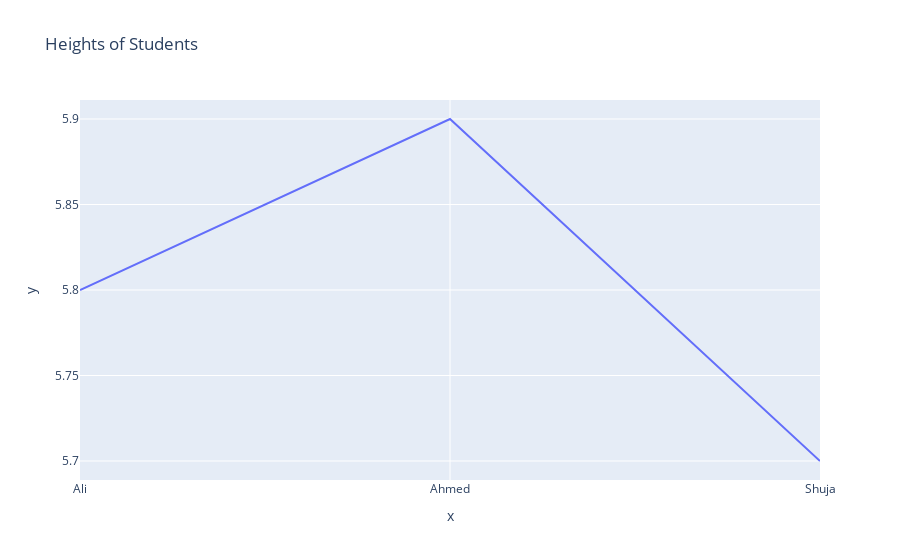

Here is the notebook cell this chart was saved with:
### Code cell
# sample data points
names= ['Ali','Ahmed','Shuja']
heights=[5.8,5.9,5.7]

# create a line chart plot

fig = px.line(x=names, y=heights, title='Heights of Students')

fig.show()
# save the plot in png
fig.write_image('./outputs/01_line_chart.png')
# save as standalone html
fig.write_html('./outputs/01_line_chart.html')

### Figure 1 — Plotly figure (JSON) as saved in the notebook; plotly's stock layout.template omitted (floating-point values rounded to 4 significant figures)
{"data": [{"hovertemplate": "x=%{x}<br>y=%{y}<extra></extra>", "legendgroup": "", "line": {"color": "#636efa", "dash": "solid"}, "marker": {"symbol": "circle"}, "mode": "lines", "name": "", "orientation": "v", "showlegend": false, "type": "scatter", "x": ["Ali", "Ahmed", "Shuja"], "xaxis": "x", "y": [5.8, 5.9, 5.7], "yaxis": "y"}], "layout": {"legend": {"tracegroupgap": 0}, "title": {"text": "Heights of Students"}, "xaxis": {"anchor": "y", "domain": [0, 1], "title": {"text": "x"}}, "yaxis": {"anchor": "x", "domain": [0, 1], "title": {"text": "y"}}}}
